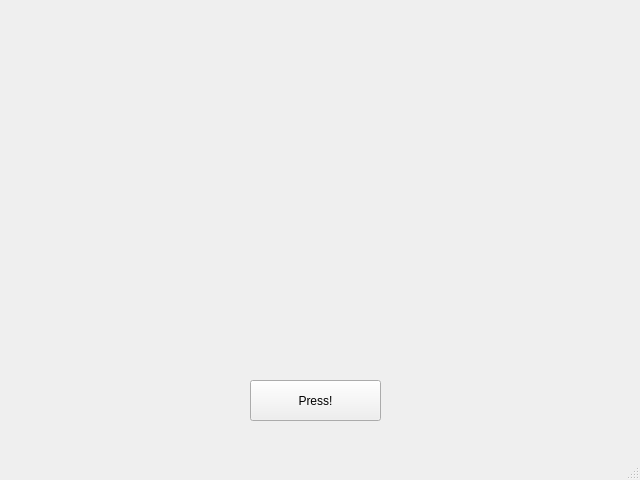
<?xml version="1.0" encoding="UTF-8"?>
<ui version="4.0">
 <class>MainWindow</class>
 <widget class="QMainWindow" name="MainWindow">
  <property name="geometry">
   <rect>
    <x>0</x>
    <y>0</y>
    <width>640</width>
    <height>480</height>
   </rect>
  </property>
  <property name="windowTitle">
   <string>MainWindow</string>
  </property>
  <widget class="QWidget" name="centralwidget">
   <widget class="QPushButton" name="pushButton">
    <property name="geometry">
     <rect>
      <x>250</x>
      <y>380</y>
      <width>131</width>
      <height>41</height>
     </rect>
    </property>
    <property name="text">
     <string>Press!</string>
    </property>
   </widget>
  </widget>
  <widget class="QMenuBar" name="menubar">
   <property name="geometry">
    <rect>
     <x>0</x>
     <y>0</y>
     <width>640</width>
     <height>21</height>
    </rect>
   </property>
  </widget>
  <widget class="QStatusBar" name="statusbar"/>
 </widget>
 <resources/>
 <connections/>
</ui>
